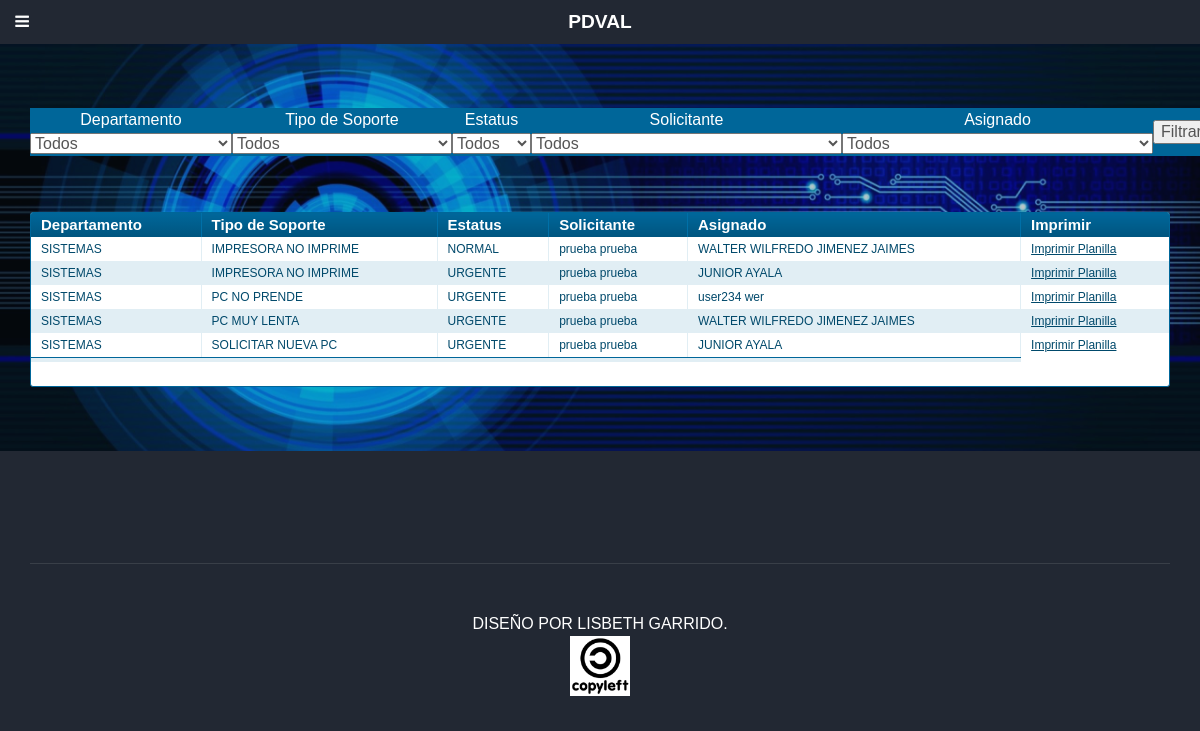
The app's page /reportes.php with its own data.
### tables this page shows
CREATE TABLE IF NOT EXISTS `solicitudes` (
  `id` int(11) NOT NULL AUTO_INCREMENT,
  `tipo_solicitud` varchar(255) NOT NULL,
  `departamento` varchar(255) NOT NULL,
  `usuario` varchar(255) NOT NULL,
  `fecha` date NOT NULL,
  `estatus` int(255) NOT NULL,
  `asignar_usuario` int(11) DEFAULT NULL,
  `estatus_tecnologia` int(11) NOT NULL,
  `estatus_usuario` int(11) NOT NULL,
  `id_usuario` int(11) NOT NULL,
  `califica` int(11) NOT NULL,
  UNIQUE KEY `id` (`id`),
  KEY `tipo_solicitud` (`tipo_solicitud`),
  KEY `departamento` (`departamento`),
  KEY `asignar_usuario` (`asignar_usuario`),
  KEY `estatus_tecnologia` (`estatus_tecnologia`),
  KEY `id_usuario` (`id_usuario`),
  KEY `estatus` (`estatus`)
);

CREATE TABLE IF NOT EXISTS `departamentos` (
  `id` bigint(20) unsigned NOT NULL AUTO_INCREMENT,
  `id_departamento` varchar(255) NOT NULL,
  `descripcion` varchar(255) NOT NULL,
  PRIMARY KEY (`id_departamento`),
  UNIQUE KEY `id` (`id`),
  KEY `id_departamento` (`id_departamento`)
);

CREATE TABLE IF NOT EXISTS `descripcion_solicitud` (
  `id` bigint(20) unsigned NOT NULL AUTO_INCREMENT,
  `tipo_solicitud` varchar(255) NOT NULL,
  `descripcion_solicitud` varchar(255) NOT NULL,
  PRIMARY KEY (`tipo_solicitud`),
  UNIQUE KEY `id` (`id`)
);

CREATE TABLE IF NOT EXISTS `usuarios` (
  `id` int(11) NOT NULL AUTO_INCREMENT,
  `login` varchar(255) NOT NULL,
  `nombres` varchar(255) NOT NULL,
  `apellidos` varchar(255) NOT NULL,
  `cedula` int(11) NOT NULL,
  `cod_dep` varchar(255) NOT NULL,
  `clave` varchar(255) NOT NULL,
  `telefono` varchar(15) NOT NULL,
  `direccion` varchar(50) NOT NULL,
  `id_tipo` int(11) NOT NULL,
  PRIMARY KEY (`id`),
  KEY `id_tipo` (`id_tipo`)
);

### include/clase_db_init.php (called while the page is built, shortened)
<?php
 class MySQL{
  private $conexion; private $total_consultas;
  public function MySQL(){
    if(!isset($this->conexion)){
      $this->conexion = (mysqli_connect("localhost","root",""))
        or die(mysql_error());
      $db="soporte";
    $bd1="Error al conectar a la base de datos, Consultar al Administrador";
      mysqli_select_db($this->conexion,$db) or die($bd1);
    }
  }
  public function consulta($consulta){
    $resultado = mysqli_query($this->conexion,$consulta);
    return $resultado;
  }
  public function fetch_array($consulta){
   return mysqli_fetch_array($consulta);
  }
}?>

### tabla_reporte.php (the view, shortened to what this page needs)
<link rel="stylesheet" type="text/css" href="css/tabla_solicitud.css" media="screen" />
<form action='reportes.php' method='GET'>
<div>
    <table bgcolor="#006699">
        <tr><th>Departamento</th><th>Tipo de Soporte</th><th>Estatus</th><th>Solicitante</th><th>Asignado</th><td rowspan="2" valign="middle" style="vertical-align:middle"><center><input type="submit" name="Filtrar" value="Filtrar"></center></td></tr>
        <tr>
        <th><select name="departamento">
        <option value='x999'>Todos</option>
        </select></th>
        <th><select name="soporte">
        <option value='x999'>Todos</option>
        </select></th>
        <th><select name="estatus">
        <option value='x999'>Todos</option>
        </select></th>
        <th><select name="usuario">
        <option value='x999'>Todos</option>
        </select></th>
        <th><select name="analista">
        <option value='x999'>Todos</option>
        </select></th>
    </table>
</div>
</form>
<br>
<div class="datagrid">
<table>
<thead>
   <?php
   if($_SESSION['departamento']>5){
   ?>
    <tr><th>Departamento</th><th>Tipo de Soporte</th><th>Estatus</th><th>Solicitante</th><th>Asignado</th></tr>
    <?php
   }else{
       ?>
     <tr><th>Departamento</th><th>Tipo de Soporte</th><th>Estatus</th><th>Solicitante</th><th>Asignado</th><th>Imprimir</th></tr>
     <?php
   }
   ?>
</thead>
<tfoot>
    <tr><td colspan="5">
            <div id="paging">
            </div>
    </tr></tfoot>
<tbody>
<?php
$estatus=new MySQL();
$sql2="select a.id,b.descripcion, d.descripcion_solicitud, a.estatus, a.usuario, a.asignar_usuario
from solicitudes as a,
departamentos as b,
estatus as c,
descripcion_solicitud as d
where a.tipo_solicitud=d.tipo_solicitud
and a.departamento=b.id_departamento
and a.estatus=c.id_estatus";
$consulta=$estatus->consulta($sql2);
$contar=0;
if($_SESSION['departamento']>5){
while($fila=$estatus->fetch_array($consulta)){
                       if($fila['estatus']==1){
                           $estatus1='NORMAL';
}else{
    $estatus1='URGENTE';
}
if($fila['asignar_usuario']==0){
    $usuario_asign='Sin Asignar';
}else{
     $query2=$estatus->consulta("select nombres, apellidos from usuarios where id='".$fila['asignar_usuario']."'");
    $result_q=$estatus->fetch_array($query2);
     $usuario_asign=$result_q['nombres']." ".$result_q['apellidos'];
}
                    if($contar%2==0)
            echo"            <tr>";else echo"<tr class='alt'>";
            echo"
        <td>".utf8_encode($fila['descripcion'])."</td><td>".$fila['descripcion_solicitud']."</td><td>".$estatus1."</td><td>".$fila['usuario']."</td><td>".$usuario_asign."</td></tr>
                 ";
$contar++;}
}
else{
    while($fila=$estatus->fetch_array($consulta)){
                       if($fila['estatus']==1){
                           $estatus1='NORMAL';
}else{
    $estatus1='URGENTE';
}
if($fila['asignar_usuario']==0){
     $query=$estatus->consulta("select id, nombres, apellidos from usuarios where cod_dep in ('0','2') ");
    $usuario_asign="<select name='resp_asig' id='resp_asig' size=1 onChange='Carga(this.value)';><option value=''>Seleccione...</option>";
    while($asig=$estatus->fetch_array($query)){
        $usuario_asign.="<option value='".$asig['id']."'>".$asig['nombres']." ".$asig['apellidos']."</option>";
    }
    $usuario_asign.="</select>";
}else{
     $query2=$estatus->consulta("select nombres, apellidos from usuarios where id='".$fila['asignar_usuario']."'");
    $result_q=$estatus->fetch_array($query2);
     $usuario_asign=$result_q['nombres']." ".$result_q['apellidos'];
}
                    if($contar%2==0)
            echo"            <tr>";else echo"<tr class='alt'>";
            echo"
        <td>".utf8_encode($fila['descripcion'])."</td><td>".$fila['descripcion_solicitud']."</td><td>".$estatus1."</td><td>".$fila['usuario']."</td>"
                    . ""
                    . "<td>".$usuario_asign."</td>
                    <td>
                    ";
                    if($fila['asignar_usuario']!=0){
                    echo "<a href='imprimir_solicitud.php?reg=".$fila['id']."' title='Imprimir Registro'>Imprimir Planilla</a>";
                    }
                    echo"
                    </td>
                    </tr>
                 ";
$contar++;}
}
                    ?>
</tbody>
</table></div>

### css/tabla_solicitud.css (style rules this page uses)
.datagrid table { border-collapse: collapse; text-align: left; width: 100%; }
.datagrid { font: normal 12px/150% Arial, Helvetica, sans-serif; background: #fff; overflow: hidden; border: 1px solid #006699; -webkit-border-radius: 3px; -moz-border-radius: 3px; border-radius: 3px; }
.datagrid table td, .datagrid table th { padding: 3px 10px; }
.datagrid table thead th { background:-webkit-gradient( linear, left top, left bottom, color-stop(0.05, #006699), color-stop(1, #00557F) );background:-moz-linear-gradient( center top, #006699 5%, #00557F 100% );filter:progid:DXImageTransform.Microsoft.gradient(startColorstr='#006699', endColorstr='#00557F');background-color:#006699; color:#FFFFFF; font-size: 15px; font-weight: bold; border-left: 1px solid #0070A8; }
.datagrid table thead th:first-child { border: none; }
.datagrid table tbody td { color: #00496B; border-left: 1px solid #E1EEF4;font-size: 12px;font-weight: normal; }
.datagrid table tbody .alt td { background: #E1EEF4; color: #00496B; }
.datagrid table tbody td:first-child { border-left: none; }
.datagrid table tbody tr:last-child td { border-bottom: none; }
.datagrid table tfoot td div { border-top: 1px solid #006699;background: #E1EEF4; }
.datagrid table tfoot td { padding: 0; font-size: 12px }
.datagrid table tfoot td div { padding: 2px; }

### css/style.css (style rules this page uses)
body { background: #222833; }
body, input, select, textarea { color: #555555; font-family: 'Raleway', sans-serif; font-size: 13pt; font-weight: 300; line-height: 1.75em; }
a { color: #3ac984; text-decoration: underline; }
p, ul, ol, dl, table, blockquote { margin: 0 0 2em 0; }
table { width: 100%; }
#banner a { color: inherit; }

### css/style-wide.css (style rules this page uses)
body, input, select, textarea { font-size: 12pt; line-height: 1.5em; }

### records on screen
solicitudes: departamento.descripcion "SISTEMAS", tipo_solicitud.descripcion_solicitud "IMPRESORA NO IMPRIME", estatus "NORMAL", usuario "prueba prueba", asignar_usuario.apellidos "WALTER WILFREDO JIMENEZ JAIMES"
solicitudes: departamento.descripcion "SISTEMAS", tipo_solicitud.descripcion_solicitud "IMPRESORA NO IMPRIME", estatus "URGENTE", usuario "prueba prueba", asignar_usuario.apellidos "JUNIOR AYALA"
solicitudes: departamento.descripcion "SISTEMAS", tipo_solicitud.descripcion_solicitud "PC NO PRENDE", estatus "URGENTE", usuario "prueba prueba", asignar_usuario.apellidos "user234 wer"
solicitudes: departamento.descripcion "SISTEMAS", tipo_solicitud.descripcion_solicitud "PC MUY LENTA", estatus "URGENTE", usuario "prueba prueba", asignar_usuario.apellidos "WALTER WILFREDO JIMENEZ JAIMES"
solicitudes: departamento.descripcion "SISTEMAS", tipo_solicitud.descripcion_solicitud "SOLICITAR NUEVA PC", estatus "URGENTE", usuario "prueba prueba", asignar_usuario.apellidos "JUNIOR AYALA"
